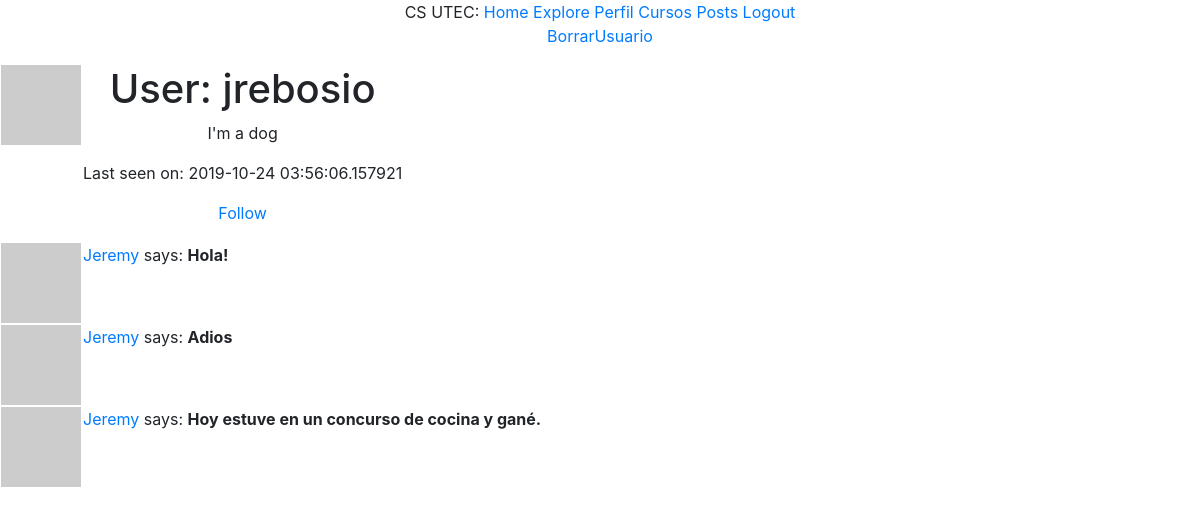
Page /user/jrebosio (signed in) on the earlier database version.
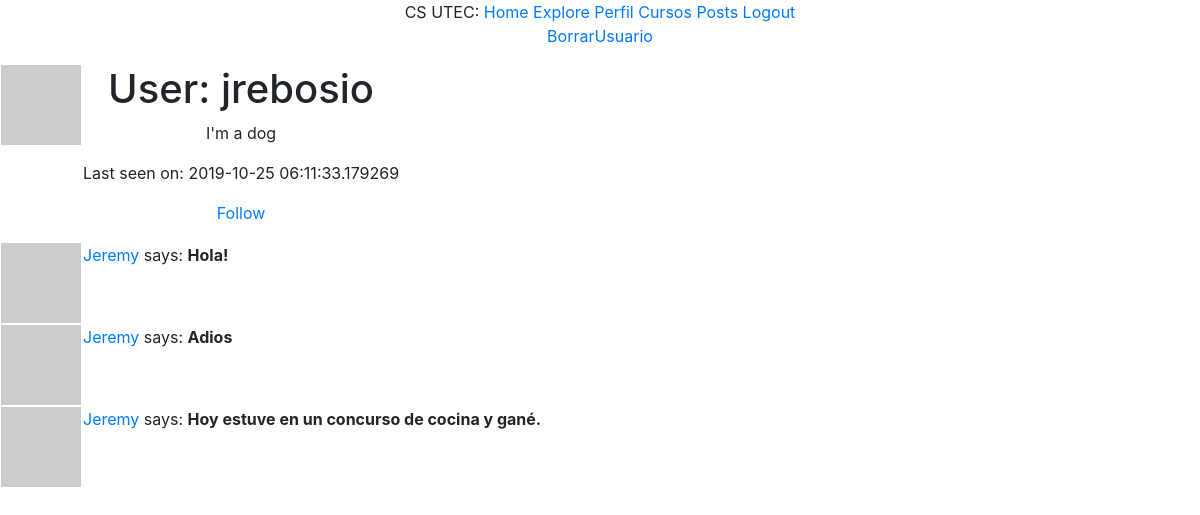
Same page on the later database version.
### app/models.py (models this page shows, shortened)
class User(UserMixin, db.Model):
    id = db.Column(db.Integer, primary_key=True)
    username = db.Column(db.String(70), index = True, unique = True)
    email = db.Column(db.String(90), index = True, unique = True)
    password_hash = db.Column(db.String(110))
    posts = db.relationship('Post', backref='author', lazy='dynamic')
    gender = db.Column(db.String(5))
    about_me = db.Column(db.String(140))
    last_seen = db.Column(db.DateTime, default=datetime.utcnow)
    followed = db.relationship(
        'User', secondary=followers,
        primaryjoin=(followers.c.follower_id == id),
        secondaryjoin=(followers.c.followed_id == id),
        backref=db.backref('followers', lazy='dynamic'), lazy='dynamic')
    def avatar(self, size):
        digest = md5(self.email.lower().encode('utf-8')).hexdigest()
        return 'https://www.gravatar.com/avatar/{}?d=identicon&s={}'.format(digest, size)
    def is_following(self, user): #Si retorna uno, es porque el usuario sigue.
        return self.followed.filter(
            followers.c.followed_id == user.id).count() > 0 #revisa que
    def user_posts(self):
        return self.posts

class Post(db.Model):
    id = db.Column(db.Integer, primary_key=True)
    body = db.Column(db.String(140))
    timestamp = db.Column(db.DateTime, index=True, default=datetime.utcnow)
    user_id = db.Column(db.Integer, db.ForeignKey('user.id'))

### app/routes.py (the view)
@app.route('/user/<username>')
@login_required
def user(username):
    user = User.query.filter_by(username=username).first_or_404()
    posts = current_user.user_posts()
    return render_template('user.html', user=user, posts=posts)

### app/models.py (called while the page is built)
@login.user_loader
def load_user(id):
    return User.query.get(int(id))

### app/routes.py (called while the page is built)
@app.before_request
def before_request():
    if current_user.is_authenticated:
        current_user.last_seen = datetime.utcnow()
        db.session.commit()

### app/templates/user.html
{% extends "base.html" %}
{% block content %}
  <table>
        <tr valign="top">
            <td><img src="{{ user.avatar(128) }}"></td>
            <td>
                <h1>User: {{ user.username }}</h1>
                {% if user.about_me %}<p>{{ user.about_me }}</p>{% endif %}
                {% if user.last_seen %}<p>Last seen on: {{ user.last_seen }}</p>{% endif %}
                {% if user == current_user %}
                <p><a href="{{ url_for('edit_profile') }}">Edit your profile</a></p>
                {% elif not current_user.is_following(user) %}
                <p><a href="{{ url_for('follow', username=user.username) }}">Follow</a></p>
		{% else %}
		<p><a href="{{ url_for('unfollow', username=user.username) }}">Unfollow</a></p>
                {% endif %}
            </td>
        </tr>
      <p><a href="{{ url_for('delete', username=user.username) }}">BorrarUsuario</a></p>
  </table>
    {% for post in posts %}
        {% include "_post.html" %}
    {% endfor %}
{% endblock %}

### app/templates/base.html (shortened to what this page needs)
<!DOCTYPE html>
<html lang="es">
	<head>
		<link rel="stylesheet" href="/static/css/bootstrap-grid.min.css">
		<link rel="stylesheet" href="/static/css/bootstrap.css">
	</head>
	<body >
		<div class="container text-center">
			<div class="row justify-content-center">
				<div class="col">CS UTEC:
					<a href="{{ url_for('index') }}">Home</a>
					{% if current_user.is_anonymous %}
					<a href="{{ url_for('login') }}">LogIn</a>
					{% else %}
					<a href="{{ url_for('explore') }}">Explore</a>
					<a href="{{ url_for('user', username=current_user.username) }}">Perfil</a>
					<a href="{{ url_for('cursos') }}" >Cursos</a>
					<a href="{{ url_for('posts') }}">Posts</a>
					<a href="{{ url_for('logout') }}">Logout</a>
					{% endif %}
				</div>
			</div>
		</div>
		<div style = "text-align: center">
		{% block content %}
		{% endblock %}
		</div>
	</body>
</html>

### app/templates/_post.html
  <table style = "text-align: center">
        <tr valign="top">
            {% if post.author != none %}
            <td><img src="{{ post.author.avatar(36) }}"></td>
            <td>
                <a href="{{ url_for('user', username=post.author.username) }}">
                    {{ post.author.username }}
                </a>
                says: <b>{{ post.body }}</b>
            </td>
            {% endif %}
        </tr>
    </table>

Differences in the rows shown:
changed User "jrebosio": last_seen "2019-10-24 03:56:06.157921" → "2019-10-25 06:11:33.179269"
